Frame 1 (no input): blank canvas, image omitted
Frame 60 (no input): blank canvas, image omitted
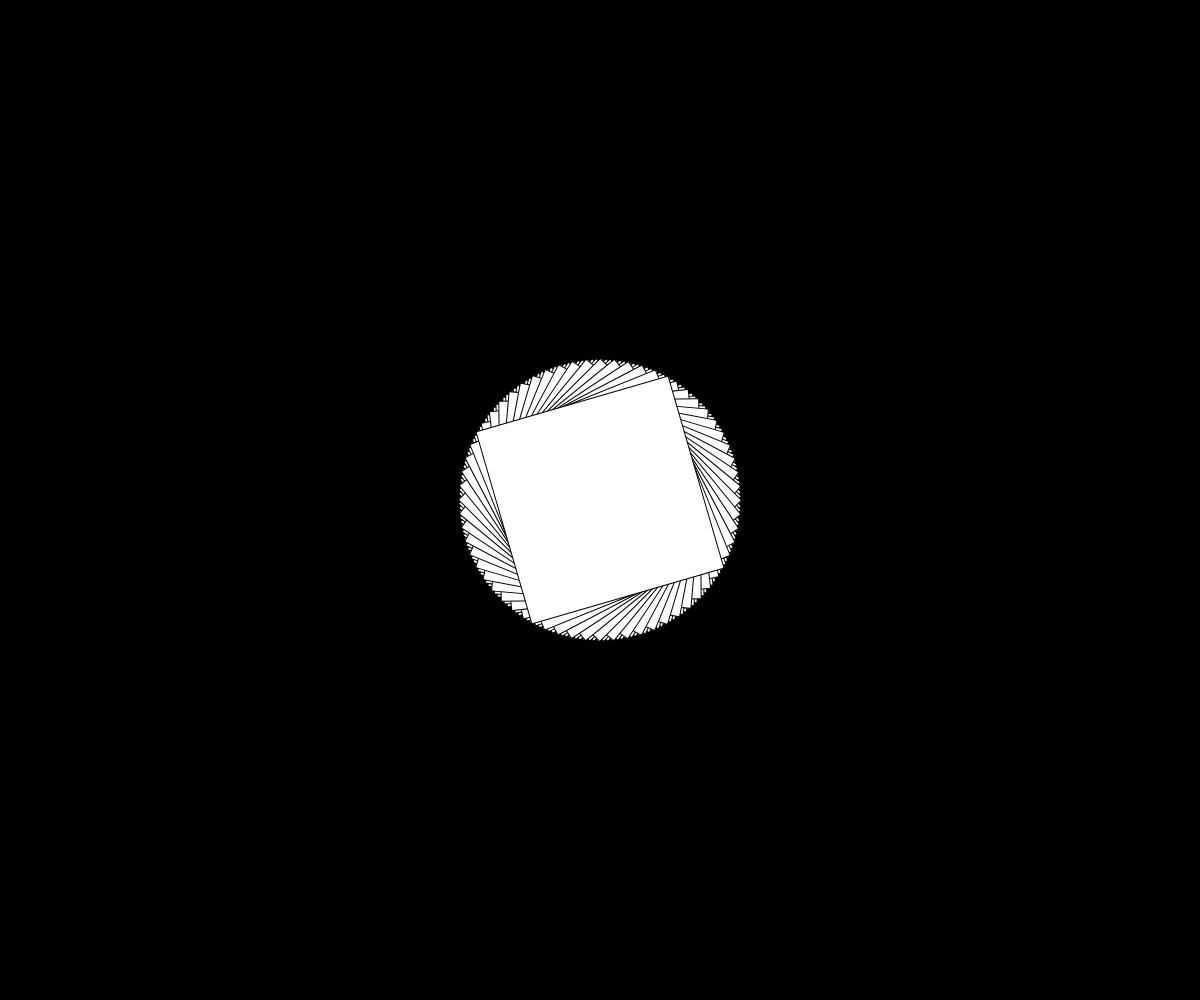
Frame 120 (the mouse pressed at the canvas centre since frame 60)

The p5.js sketch whose frames 1 and 60 were blank and that drew this single picture after the mouse press (run headless with seeded random() and noise() and a simulated clock; from frame 60 on, the mouse is pressed at the canvas centre):

// p5.js sketch
// ── sketch.js
// Project Title
// Your Name
// Date
//
// Extra for Experts:
// - describe what you did to take this project "above and beyond"
let i = 0;
function setup() {
  createCanvas(windowWidth, windowHeight);
  background(0);
}

function draw() {
  rectMode(CENTER);

  translate(mouseX, mouseY);
  if (mouseIsPressed){
    if(i < PI*2){
      i += 0.1;
    }
    else{
      i = 0;
    }
    rotate(i);
    rect(0 , 0, 200, 200);
  }
  // else{
  //   rotate(i);
  //   rect(0,0,200,200);
  // }
}
// function mousePressed(){
//   for (let i = 0; i < PI*2; i += PI / 4){
//     rotate(i);
//     rect(0 , 0, 20, 20);
//   }
// }
